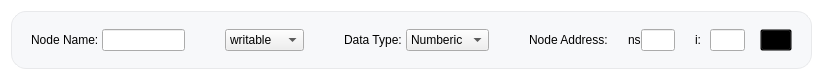
<?xml version="1.0" encoding="UTF-8"?>
<ui version="4.0">
 <class>NodeSetting</class>
 <widget class="QWidget" name="NodeSetting">
  <property name="geometry">
   <rect>
    <x>0</x>
    <y>0</y>
    <width>823</width>
    <height>80</height>
   </rect>
  </property>
  <property name="sizePolicy">
   <sizepolicy hsizetype="Preferred" vsizetype="Preferred">
    <horstretch>0</horstretch>
    <verstretch>0</verstretch>
   </sizepolicy>
  </property>
  <property name="minimumSize">
   <size>
    <width>0</width>
    <height>80</height>
   </size>
  </property>
  <property name="maximumSize">
   <size>
    <width>16777215</width>
    <height>80</height>
   </size>
  </property>
  <property name="windowTitle">
   <string>Form</string>
  </property>
  <property name="styleSheet">
   <string notr="true">*{
	
	font: auto &quot;Arial&quot;;
	

}

#NodeSetting{
	background-color:transparent;

}

QLabel[styleClass=&quot;title&quot;]{
	font-weight:bold;
}


</string>
  </property>
  <layout class="QVBoxLayout" name="verticalLayout">
   <item>
    <widget class="QFrame" name="mainFrame">
     <property name="styleSheet">
      <string notr="true">
#mainFrame{
	background-color: #F7F8FA;
	border-radius:15px;
	border: 1px solid rgb(232, 233, 235);
}</string>
     </property>
     <property name="frameShape">
      <enum>QFrame::Shape::StyledPanel</enum>
     </property>
     <property name="frameShadow">
      <enum>QFrame::Shadow::Raised</enum>
     </property>
     <layout class="QVBoxLayout" name="verticalLayout_2">
      <item>
       <widget class="QFrame" name="horizontalFrame_2">
        <layout class="QHBoxLayout" name="horizontalLayout_2">
         <property name="spacing">
          <number>0</number>
         </property>
         <property name="leftMargin">
          <number>10</number>
         </property>
         <property name="topMargin">
          <number>0</number>
         </property>
         <property name="rightMargin">
          <number>10</number>
         </property>
         <property name="bottomMargin">
          <number>0</number>
         </property>
         <item>
          <widget class="QLabel" name="label">
           <property name="text">
            <string>Node Name: </string>
           </property>
           <property name="styleClass" stdset="0">
            <string>title</string>
           </property>
          </widget>
         </item>
         <item>
          <widget class="QLineEdit" name="node_name_input">
           <property name="maximumSize">
            <size>
             <width>300</width>
             <height>16777215</height>
            </size>
           </property>
           <property name="sizeIncrement">
            <size>
             <width>0</width>
             <height>0</height>
            </size>
           </property>
          </widget>
         </item>
         <item>
          <spacer name="horizontalSpacer_2">
           <property name="orientation">
            <enum>Qt::Orientation::Horizontal</enum>
           </property>
           <property name="sizeType">
            <enum>QSizePolicy::Policy::Fixed</enum>
           </property>
           <property name="sizeHint" stdset="0">
            <size>
             <width>40</width>
             <height>20</height>
            </size>
           </property>
          </spacer>
         </item>
         <item>
          <widget class="QComboBox" name="node_type_combobox">
           <item>
            <property name="text">
             <string>writable</string>
            </property>
           </item>
           <item>
            <property name="text">
             <string>readable</string>
            </property>
           </item>
          </widget>
         </item>
         <item>
          <spacer name="horizontalSpacer_6">
           <property name="orientation">
            <enum>Qt::Orientation::Horizontal</enum>
           </property>
           <property name="sizeType">
            <enum>QSizePolicy::Policy::Fixed</enum>
           </property>
           <property name="sizeHint" stdset="0">
            <size>
             <width>40</width>
             <height>20</height>
            </size>
           </property>
          </spacer>
         </item>
         <item>
          <widget class="QLabel" name="label_5">
           <property name="text">
            <string>Data Type: </string>
           </property>
           <property name="styleClass" stdset="0">
            <string>title</string>
           </property>
          </widget>
         </item>
         <item>
          <widget class="QComboBox" name="node_datatype_combobox">
           <item>
            <property name="text">
             <string>Numberic</string>
            </property>
           </item>
           <item>
            <property name="text">
             <string>Boolean</string>
            </property>
           </item>
          </widget>
         </item>
         <item>
          <spacer name="horizontalSpacer">
           <property name="orientation">
            <enum>Qt::Orientation::Horizontal</enum>
           </property>
           <property name="sizeType">
            <enum>QSizePolicy::Policy::Fixed</enum>
           </property>
           <property name="sizeHint" stdset="0">
            <size>
             <width>40</width>
             <height>20</height>
            </size>
           </property>
          </spacer>
         </item>
         <item>
          <widget class="QLabel" name="label_2">
           <property name="text">
            <string>Node Address:</string>
           </property>
           <property name="styleClass" stdset="0">
            <string>title</string>
           </property>
          </widget>
         </item>
         <item>
          <spacer name="horizontalSpacer_5">
           <property name="orientation">
            <enum>Qt::Orientation::Horizontal</enum>
           </property>
           <property name="sizeType">
            <enum>QSizePolicy::Policy::Fixed</enum>
           </property>
           <property name="sizeHint" stdset="0">
            <size>
             <width>20</width>
             <height>20</height>
            </size>
           </property>
          </spacer>
         </item>
         <item>
          <widget class="QLabel" name="label_3">
           <property name="text">
            <string>ns</string>
           </property>
          </widget>
         </item>
         <item>
          <widget class="QLineEdit" name="node_ns">
           <property name="maximumSize">
            <size>
             <width>60</width>
             <height>16777215</height>
            </size>
           </property>
           <property name="text">
            <string/>
           </property>
          </widget>
         </item>
         <item>
          <spacer name="horizontalSpacer_4">
           <property name="orientation">
            <enum>Qt::Orientation::Horizontal</enum>
           </property>
           <property name="sizeType">
            <enum>QSizePolicy::Policy::Fixed</enum>
           </property>
           <property name="sizeHint" stdset="0">
            <size>
             <width>20</width>
             <height>20</height>
            </size>
           </property>
          </spacer>
         </item>
         <item>
          <widget class="QLabel" name="label_4">
           <property name="minimumSize">
            <size>
             <width>15</width>
             <height>0</height>
            </size>
           </property>
           <property name="text">
            <string>i:</string>
           </property>
          </widget>
         </item>
         <item>
          <widget class="QLineEdit" name="node_i">
           <property name="maximumSize">
            <size>
             <width>60</width>
             <height>16777215</height>
            </size>
           </property>
          </widget>
         </item>
         <item>
          <spacer name="horizontalSpacer_3">
           <property name="orientation">
            <enum>Qt::Orientation::Horizontal</enum>
           </property>
           <property name="sizeHint" stdset="0">
            <size>
             <width>40</width>
             <height>20</height>
            </size>
           </property>
          </spacer>
         </item>
         <item>
          <widget class="QPushButton" name="remove_btn">
           <property name="styleSheet">
            <string notr="true">background-color:transparent;
min-width:30px;
max-width:30px;</string>
           </property>
           <property name="text">
            <string/>
           </property>
           <property name="icon">
            <iconset resource="Assets/Assets.qrc">
             <normaloff>:/assets/icons/icons8-close-black-50.png</normaloff>:/assets/icons/icons8-close-black-50.png</iconset>
           </property>
          </widget>
         </item>
        </layout>
       </widget>
      </item>
     </layout>
    </widget>
   </item>
  </layout>
 </widget>
 <resources>
  <include location="Assets/Assets.qrc"/>
 </resources>
 <connections/>
</ui>
